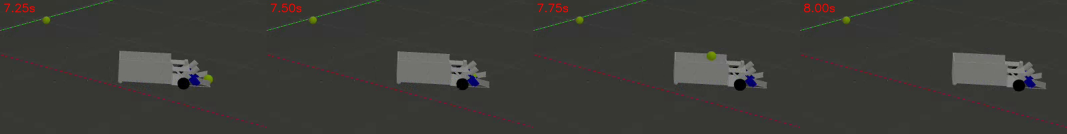
#> input picture 簡報/img/video47_pickup.jpg, 3200 x 400 px, given in place of yellow_sample.jpg, which was not available (shown at 1/3 size)
$ python nano_diagonal_smoke.py '../../../../簡報/img/video47_pickup.jpg'
#> lines starting #> are read from the running program, lines starting #| are printed output that depends on the picture; after the words box and inside, x2 and y2 are one past the last pixel; in counts of white or black regions, pixels touching at a corner belong together; pictures that were not available may be replaced by others from this repository, and a replacement may not be noted
#> further down, frame is the input picture: shape (400, 3200, 3); mean B, G, R 54.8, 59.4, 59.3
### 實體車子程式碼/jetson_data_20261012/models/yellow_diagonal_update_20261011/yellow_runtime.py
"""Yellow-only boundary runtime. No four-color ranking or color switching.

Classifier scores are model scores, not calibrated probabilities. SAFE means
no confirmed near yellow marker in this observation, not guaranteed free space.
"""
import json
import math
import cv2
import numpy as np
from geometry_features import GeometryFeatures, association_cost


class Observation(object):
    def __init__(self,state='SAFE',side='NONE',near_x=None,near_y=None,count=0):
        self.state=state;self.line_side=side
        self.color='YELLOW' if state=='EDGE' else 'UNKNOWN'
        self.near_x_norm=near_x;self.near_y_norm=near_y;self.near_confirm_count=count
    def packet(self):
        return 'COURT,%s,%s,%s'%(self.state,self.line_side,self.color)


class Result(object):
    def packet(self):return self.observation.packet()


class YellowRuntime(GeometryFeatures):
    def __init__(self,model_path,edge_y=.48,edge_confirm_frames=2,**kwargs):
#> called with edge_y = 0.48, edge_confirm_frames = 2
        with open(str(model_path),'r') as f:self.model=json.load(f)
#> (reads 實體車子程式碼/yellow_model.json from the repository)
        if self.model.get('type')!='yellow_binary_logistic_v1':
            raise ValueError('Expected yellow_binary_logistic_v1 model')
        self.mean=np.asarray(self.model['mean'],dtype=np.float32)
        self.scale=np.asarray(self.model['scale'],dtype=np.float32)
        self.weights=np.asarray(self.model['weights'],dtype=np.float32)
        if any(x.shape!=(10,) for x in (self.mean,self.scale,self.weights)):
            raise ValueError('Model must have ten features')
        if not (np.all(np.isfinite(self.mean)) and np.all(np.isfinite(self.scale)) and np.all(self.scale>0) and np.all(np.isfinite(self.weights))):
            raise ValueError('Invalid model features')
        if not 0<edge_y<1 or edge_confirm_frames<1:raise ValueError('Invalid EDGE settings')
        self.threshold=float(self.model['threshold']);self.edge_y=edge_y
        self.yellow_lab_b_min=float(self.model.get('yellow_lab_b_min',.02))
        self.edge_confirm_frames=edge_confirm_frames;self.color_model_loaded=True
        self.track=None;self.on_count=0;self.misses=0;self.near_count=0
        self.edge_observation=None

    def score(self,feature):
        z=np.clip((np.asarray(feature)-self.mean)/self.scale,-8,8)
        logit=float(np.dot(z,self.weights)+self.model['bias'])
        return 1/(1+math.exp(-max(-40,min(40,logit))))

    def update_candidates(self,candidates,width=320,height=240,display_scale=(1.,1.)):
        accepted=[]
        for c in candidates:
            score=self.score(c['feature'])
            # Enlarging the angle range exposes grey floor joins absent from
            # the horizontal training set. Require actual yellow chroma too.
            if score>=self.threshold and float(c['feature'][6])>=self.yellow_lab_b_min:
                accepted.append((score,c))
        selected=None;score=0.
        if self.track is not None:
            matches=[(association_cost(c,self.track),s,c) for s,c in accepted]
            matches=[m for m in matches if m[0] is not None]
            if matches:
                _,score,selected=min(matches,key=lambda m:(m[0],-m[1]))
        if selected is None and accepted:
            score,selected=max(accepted,key=lambda pair:pair[0])
        result=Result();observation=Observation()
        result.raw_label='yellow' if selected is not None else 'unknown'
        result.raw_confidence=score
        if selected is not None:
            same=self.track is not None and association_cost(selected,self.track) is not None
            self.on_count=self.on_count+1 if same else 1
            if not same:self.near_count=0;self.edge_observation=None
            self.track=selected;self.misses=0
            x1,y1,x2,y2=selected['line']
            nx=(x1 if y1>y2 else x2 if y2>y1 else (x1+x2)/2.)/width
            ny=max(y1,y2)/float(height)
            self.near_count=self.near_count+1 if ny>=self.edge_y else 0
            if self.on_count>=2 and self.near_count>=self.edge_confirm_frames:
                side='LEFT' if nx<.4 else 'RIGHT' if nx>.6 else 'CENTER'
                observation=Observation('EDGE',side,nx,ny,self.near_count)
                self.edge_observation=observation
            else:
                observation=Observation(near_x=nx,near_y=ny,count=self.near_count)
                self.edge_observation=None
            result.position_state='observed'
            result.color_status='confirmed' if self.on_count>=2 else 'confirming'
        else:
            self.misses+=1;self.near_count=0;self.on_count=0
            if self.track is not None and self.misses<2:
                result.position_state='held';result.color_status='position_held'
                if self.edge_observation is not None:
                    observation=Observation('EDGE',self.edge_observation.line_side)
            else:
                self.track=None;self.edge_observation=None
                result.position_state='unavailable';result.color_status='no_line'
        result.observation=observation;result.color_model_loaded=True
        result.color_label='yellow' if self.track is not None else 'unknown'
        result.color_confidence=score;result.line=None
        if self.track is not None:
            result.line=tuple(int(round(v*display_scale[i%2])) for i,v in enumerate(self.track['line']))
        return result

    def observe(self,frame,exclusion_mask=None):
        h,w=frame.shape[:2]
#> h = 400; w = 3200
        small=cv2.resize(frame,(self.PROCESS_W,self.PROCESS_H),interpolation=cv2.INTER_AREA)
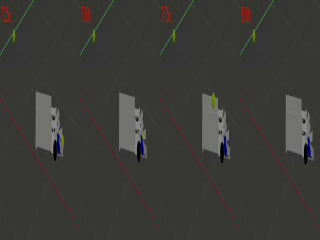
#> small: shape (240, 320, 3); mean B, G, R 54.8, 59.4, 59.3
        mask=None if exclusion_mask is None else cv2.resize(exclusion_mask,(self.PROCESS_W,self.PROCESS_H),interpolation=cv2.INTER_NEAREST)
        return self.update_candidates(self._find_candidate_lines(small,mask),self.PROCESS_W,self.PROCESS_H,(w/float(self.PROCESS_W),h/float(self.PROCESS_H)))

### 實體車子程式碼/jetson_data_20261012/models/yellow_diagonal_update_20261011/geometry_features.py
"""Geometry and ten color/background features only. No multiclass model or state.
Source SHA256: 7b412fa9109d5d28411aa2ee5e7c6080c3b25cbee67d8adc98a8a0e2f8b3e65d
"""
import math
import cv2
import numpy as np

def line_angle_deg(x1, y1, x2, y2):
    return (math.degrees(math.atan2(y2 - y1, x2 - x1)) + 90.0) % 180.0 - 90.0

def line_length(x1, y1, x2, y2):
    return math.hypot(x2 - x1, y2 - y1)

def make_band_mask(shape, p1, p2, thickness):
    mask = np.zeros(shape[:2], dtype=np.uint8)
    cv2.line(mask, p1, p2, 255, thickness)
    return mask

def shift_line(x1, y1, x2, y2, offset):
    dx = x2 - x1
    dy = y2 - y1
    length = math.hypot(dx, dy)
    if length < 1:
        return (x1, y1, x2, y2)
    nx = -dy / length
    ny = dx / length
    return (int(round(x1 + nx * offset)), int(round(y1 + ny * offset)), int(round(x2 + nx * offset)), int(round(y2 + ny * offset)))

def line_geometry(line):
    x1, y1, x2, y2 = line
    if x1 > x2 or (x1 == x2 and y1 > y2):
        x1, y1, x2, y2 = (x2, y2, x1, y1)
    return (x1, y1, x2, y2)

# [35 lines left out: functions association_cost, select_matching_candidate, not called in this run]

class GeometryFeatures:
    PROCESS_W = 320
    PROCESS_H = 240
    ROI_Y0 = 0.25
    ROI_Y1 = 0.98
    MAX_ANGLE_DEG = 90.0
    MIN_LENGTH_RATIO = 0.2
    LINE_HALF_WIDTH = 5
    BG_OFFSET_NEAR = 10
    BG_OFFSET_FAR = 24
    MERGE_Y_THRESHOLD = 25
    MERGE_ANGLE_THRESHOLD = 6.0
    MAX_RAW_CANDIDATES = 16

    def _extract_line_feature(self, frame, line, hsv, lab, bgr):
        x1, y1, x2, y2 = line
        # Only the local line/background bands contribute. Cropping avoids
        # repeatedly constructing full-frame masks for every Hough segment.
        margin=self.BG_OFFSET_FAR+self.LINE_HALF_WIDTH+8
        left=max(0,min(x1,x2)-margin);top=max(0,min(y1,y2)-margin)
        right=min(frame.shape[1],max(x1,x2)+margin+1)
        bottom=min(frame.shape[0],max(y1,y2)+margin+1)
        frame=frame[top:bottom,left:right]
        hsv=hsv[top:bottom,left:right];lab=lab[top:bottom,left:right];bgr=bgr[top:bottom,left:right]
        x1-=left;x2-=left;y1-=top;y2-=top
        h, w = frame.shape[:2]
        line_mask = make_band_mask(frame.shape, (x1, y1), (x2, y2), self.LINE_HALF_WIDTH * 2 + 1)
        bg_masks = []
        for offset in (-self.BG_OFFSET_FAR, -self.BG_OFFSET_NEAR, self.BG_OFFSET_NEAR, self.BG_OFFSET_FAR):
            sx1, sy1, sx2, sy2 = shift_line(x1, y1, x2, y2, offset)
            # OpenCV clips the band to the image. Crossing one image edge
            # must not discard an otherwise useful background band.
            bg_masks.append(make_band_mask(frame.shape, (sx1, sy1), (sx2, sy2), 7))
        if not bg_masks:
            return None
        bg_mask = np.zeros(frame.shape[:2], dtype=np.uint8)
        for mask in bg_masks:
            bg_mask = cv2.bitwise_or(bg_mask, mask)
        bg_mask[line_mask > 0] = 0
        line_idx = line_mask > 0
        bg_idx = bg_mask > 0
        if np.count_nonzero(line_idx) < 30 or np.count_nonzero(bg_idx) < 50:
            return None
        line_bgr = np.median(bgr[line_idx], axis=0)
        line_hsv = np.median(hsv[line_idx], axis=0)
        line_lab = np.median(lab[line_idx], axis=0)
        bg_bgr = np.median(bgr[bg_idx], axis=0)
        bg_lab = np.median(lab[bg_idx], axis=0)
        blue = float(line_bgr[0])
        green = float(line_bgr[1])
        red = float(line_bgr[2])
        total = red + green + blue + 1.0
        d_l = (float(line_lab[0]) - float(bg_lab[0])) / 255.0
        d_a = (float(line_lab[1]) - float(bg_lab[1])) / 127.0
        d_b = (float(line_lab[2]) - float(bg_lab[2])) / 127.0
        feature = np.array([red / total, green / total, blue / total, float(line_hsv[1]) / 255.0, float(line_hsv[2]) / 255.0, (float(line_lab[1]) - 128.0) / 127.0, (float(line_lab[2]) - 128.0) / 127.0, d_l, d_a, d_b], dtype=np.float32)
        return {'feature': feature, 'contrast': math.sqrt(d_l * d_l + d_a * d_a + d_b * d_b), 'line_hsv': line_hsv, 'line_lab': line_lab, 'line_bgr': line_bgr, 'bg_bgr': bg_bgr, 'bg_lab': bg_lab}

    def _candidate_from_line(self, frame, line, hsv, lab, bgr):
        x1, y1, x2, y2 = line
        angle = line_angle_deg(x1, y1, x2, y2)
        if abs(angle) > self.MAX_ANGLE_DEG:
            return None
        length = line_length(x1, y1, x2, y2)
        h, w = frame.shape[:2]
        info = self._extract_line_feature(frame, line, hsv, lab, bgr)
        if info is None:
            return None
        length_ratio = length / float(w)
        return {'line': (int(x1), int(y1), int(x2), int(y2)), 'angle': angle, 'length': length, 'length_ratio': length_ratio, 'feature': info['feature'], 'contrast': info['contrast'], 'score': 2.0 * length_ratio + 6.0 * info['contrast'], 'line_hsv': info['line_hsv'], 'line_lab': info['line_lab']}

    def _merge_candidates(self, frame, candidates, hsv, lab, bgr):
        if len(candidates) <= 1:
            return candidates
        groups = []
        for candidate in candidates:
            x1, y1, x2, y2 = candidate['line']
            y_mid = (y1 + y2) / 2.0
            angle = candidate['angle']
            matched = False
            for group in groups:
                reference=group['items'][0]
                da=abs((angle-reference['angle']+90.)%180.-90.)
                p=np.asarray(reference['line'],dtype=np.float64).reshape(2,2)
                direction=p[1]-p[0];direction/=max(1.,float(np.linalg.norm(direction)))
                normal=np.array([-direction[1],direction[0]])
                q=np.array([[x1,y1],[x2,y2]],dtype=np.float64)
                separation=abs(float(np.dot(q.mean(0)-p.mean(0),normal)))
                pp=sorted(np.dot(p,direction));qp=sorted(np.dot(q,direction))
                gap=max(pp[0]-qp[1],qp[0]-pp[1],0.)
                if separation<=6.0 and gap<=30.0 and da<=self.MERGE_ANGLE_THRESHOLD:
                    group['items'].append(candidate)
                    group['y_mean'] = float(np.mean([(item['line'][1] + item['line'][3]) / 2.0 for item in group['items']]))
                    group['angle_mean'] = float(np.mean([item['angle'] for item in group['items']]))
                    matched = True
                    break
            if not matched:
                groups.append({'items': [candidate], 'y_mean': y_mid, 'angle_mean': angle})
        merged = []
        for group in groups:
            if len(group['items'])==1:
                continue
            points = []
            for candidate in group['items']:
                x1, y1, x2, y2 = candidate['line']
                points.append((x1, y1))
                points.append((x2, y2))
            ref=group['items'][0]['line']
            direction=np.array([ref[2]-ref[0],ref[3]-ref[1]],dtype=np.float64)
            points.sort(key=lambda point: float(np.dot(point,direction)))
            line = (points[0][0], points[0][1], points[-1][0], points[-1][1])
            merged_candidate = self._candidate_from_line(frame, line, hsv, lab, bgr)
            if merged_candidate is not None:
                merged.append(merged_candidate)
        # Keep measured subsegments too: a curved yarn can be diluted by a
        # merged chord, while individual pieces still carry yellow evidence.
        unique={tuple(c['line']):c for c in candidates+merged}
        return sorted(unique.values(),key=lambda item:item['score'],reverse=True)

    def _find_candidate_lines(self, frame, exclusion_mask=None):
        h, w = frame.shape[:2]
#> h = 240; w = 320
        roi_y0 = int(h * self.ROI_Y0)
#> roi_y0 = 60
        roi_y1 = int(h * self.ROI_Y1)
#> roi_y1 = 235
        roi = frame[roi_y0:roi_y1, :]
        gray = cv2.cvtColor(roi, cv2.COLOR_BGR2GRAY)
        gray = cv2.GaussianBlur(gray, (5, 5), 0)
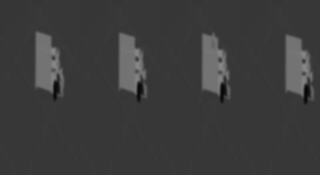
#> gray: shape (175, 320); min 6, max 136, mean 60.1
        edges = cv2.Canny(gray, 20, 80)
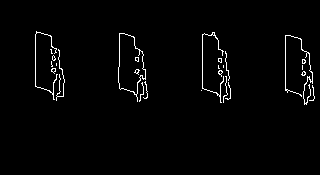
#> edges: shape (175, 320); 1.9% white in thin lines or dots, all inside (x1, y1, x2, y2) = (35, 31, 315, 105)
        if exclusion_mask is not None:
            edges[exclusion_mask[roi_y0:roi_y1,:]>0]=0
        lines = cv2.HoughLinesP(edges, 1, np.pi / 180.0, threshold=30, minLineLength=int(w * self.MIN_LENGTH_RATIO), maxLineGap=45)
#> lines = [[301, 39, 304, 104], [217, 38, 221, 102], [134, 37, 137, 101]]
        if lines is None:
            return []
        hsv = cv2.cvtColor(frame, cv2.COLOR_BGR2HSV)
#> hsv: shape (240, 320, 3); mean H, S, V 38.2, 25.3, 60.9
        lab = cv2.cvtColor(frame, cv2.COLOR_BGR2LAB).astype(np.float32)
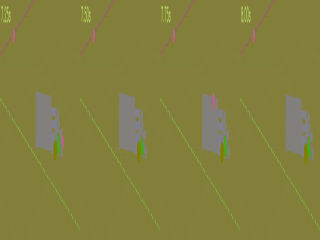
#> lab: shape (240, 320, 3) float32; mean B, G, R 63.2, 127.5, 130.9
        bgr = frame.astype(np.float32)
        raw_candidates = []
        for item in lines:
            x1, y1, x2, y2 = np.asarray(item).reshape(-1)[:4]
            line = line_geometry((int(x1), int(y1 + roi_y0), int(x2), int(y2 + roi_y0)))
            if abs(line_angle_deg(*line)) > self.MAX_ANGLE_DEG:
                continue
            if line_length(*line) < w * self.MIN_LENGTH_RATIO:
                continue
            raw_candidates.append(line)
#> this loop made 3 passes
#> item on passes 1 to 3: [[301, 39, 304, 104]], [[217, 38, 221, 102]], [[134, 37, 137, 101]]
#> after the loop, raw_candidates = [(301, 99, 304, 164), (217, 98, 221, 162), (134, 97, 137, 161)]
        raw_candidates.sort(key=lambda item: line_length(*item), reverse=True)
        candidates = []
        for line in raw_candidates[:self.MAX_RAW_CANDIDATES]:
            candidate = self._candidate_from_line(frame, line, hsv, lab, bgr)
            if candidate is not None:
                candidates.append(candidate)
#> this loop made 3 passes
#> (line, angle in _candidate_from_line) on passes 1 to 3: ((301, 99, 304, 164), 87.36), ((217, 98, 221, 162), 86.42), ((134, 97, 137, 161), 87.32)
#> pass 1, in _extract_line_feature, `lab = lab[top:bottom, left:right]`:
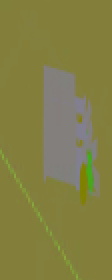
#> lab: shape (140, 56, 3) float32 (shown 2 times larger); mean of channels 0, 1, 2 68.9, 127.6, 130.4; drawn as B, G, R
#> after the loop, candidates = 3 items
        candidates.sort(key=lambda item: item['score'], reverse=True)
        return self._merge_candidates(frame, candidates, hsv, lab, bgr)
#> the loop in _merge_candidates, `for candidate in candidates:` made 3 passes
#> (x1, y1, x2, y2, y_mid, angle) on passes 1 to 3: (134, 97, 137, 161, 129, 87.32), (301, 99, 304, 164, 131.5, 87.36), (217, 98, 221, 162, 130, 86.42)
#> the loop in _merge_candidates, `for group in groups:` made 3 passes
#> after the loop in _merge_candidates, `for group in groups:`: merged = []
#> in _merge_candidates, `unique={tuple(c['line']):c for c in candidates+merged}`: unique = 3 items

### 實體車子程式碼/jetson_data_20261012/models/yellow_diagonal_update_20261011/nano_diagonal_smoke.py
import json,time,sys
from pathlib import Path
import cv2,numpy as np
from yellow_runtime import YellowRuntime
root=Path(__file__).resolve().parent;results={}
if '--single-thread' in sys.argv:cv2.setNumThreads(1)
for name in ['yellow_sample','white_sample','diagonal_sample','steep_sample']:
    frame=cv2.imread(str(root/(name+'.jpg')))
    if frame is None:raise RuntimeError('Missing '+name)
    detector=YellowRuntime(root/'yellow_model.json');mask=None
    if name in ['diagonal_sample','steep_sample']:
        mask=np.zeros(frame.shape[:2],np.uint8);mask[:52,:]=255;mask[306:370,:345]=255
    detector.observe(frame,mask)
#> in update_candidates, `accepted=[]`: accepted = []
#> the loop in update_candidates, `for c in candidates:` made 3 passes
#> score on passes 1 to 3: 0.789, 0.588, 0.552
    timings=[]
    for _ in range(6):
        start=time.time();result=detector.observe(frame,mask);timings.append((time.time()-start)*1000)
#> this loop made 6 passes
#> pass 1, in _extract_line_feature (call 4), `line_mask = make_band_mask(frame.shape, (x1, y1), (x2, y2), self.LINE_..`:
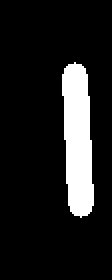
#> line_mask: shape (140, 56) (shown 2 times larger); 12.2% white; 1 white region, box (x1, y1, x2, y2) and area: (31, 31, 47, 109) 958
#> pass 1, in _extract_line_feature (call 4), `bg_idx = bg_mask > 0`:
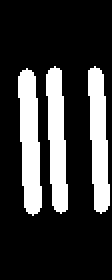
#> bg_idx: shape (140, 56) bool (shown 2 times larger); 22.6% white; 3 white regions, box (x1, y1, x2, y2) and area: (9, 34, 21, 108) 634, (23, 33, 34, 107) 568, (44, 33, 55, 107) 568
    results[name]=dict(packet=result.packet(),position=result.position_state,line=result.line,median_processing_ms=float(np.median(timings)))
    if name=='white_sample':assert result.observation.state=='SAFE'
#> (the run stopped early here; a loop or call above may not have finished)
